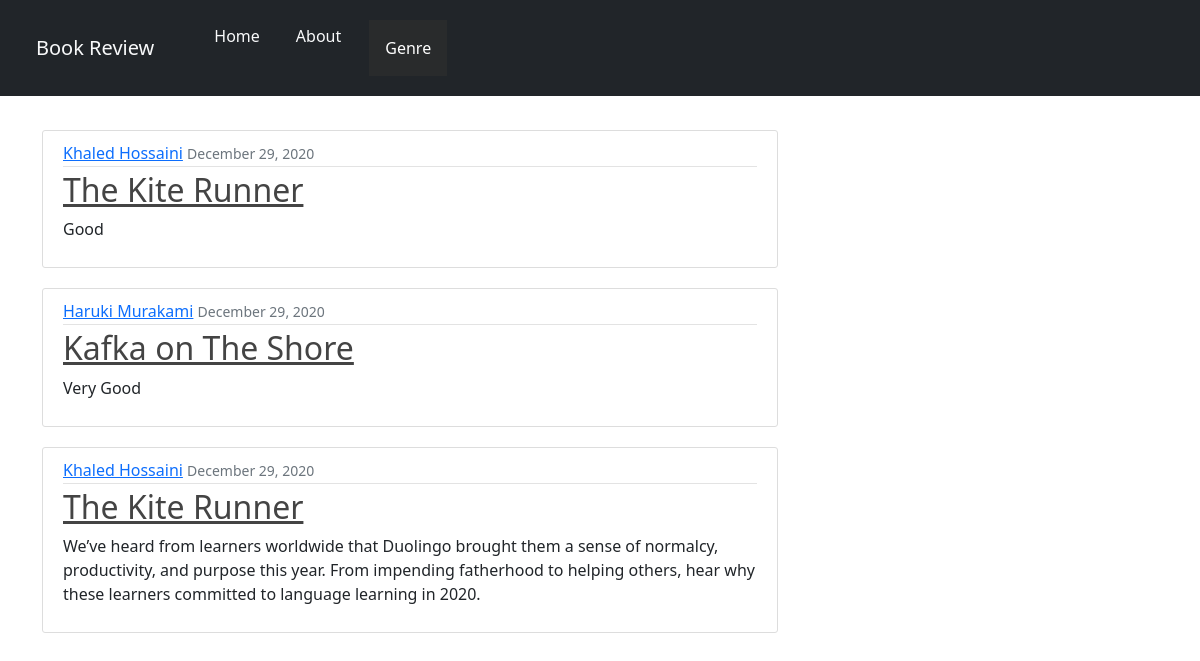
Screenshot of /fiction/ with the database file from the repository.
### blog/models.py (models this page shows, shortened)
class Book(models.Model):
    title = models.CharField(max_length=100)
    content = models.TextField()
    date_posted = models.DateTimeField(default=timezone.now)
    author = models.CharField(max_length=100)
    genre = models.CharField(max_length=100)

### blog/views.py (the view)
# urls.py: path('fiction/', views.fiction, name='blog-fiction'),
def fiction(request):
    context = {
        'posts' : Book.objects.all().filter(genre='Fiction'),
        'title' : 'Home'
    }
    return render(request, 'blog/fiction.html', context)

### blog/templates/blog/fiction.html
{% extends 'blog/base.html' %}
{% block content %}
    {% for post in posts %}
            <article class="media content-section">
                <div class="media-body">
                    <div class="article-metadata">
                    <a class="mr-2" href="#">{{ post.author }}</a>
                    <small class="text-muted">{{ post.date_posted|date:'F d, Y' }}</small>
                    </div>
                    <h2><a class="article-title" href="{% url 'book-detail' post.id %}">{{ post.title }}</a></h2>
                    <p class="article-content">{{ post.content }}</p>
                </div>
            </article>
    {% endfor %}
{% endblock content %}

### blog/static/blog/main.css (style rules this page uses)
.content-section { background: #ffffff; padding: 10px 20px; border: 1px solid #dddddd; border-radius: 3px; margin-bottom: 20px; }
.article-title { color: #444444; }
.article-content { white-space: pre-line; }
.article-metadata { padding-bottom: 1px; margin-bottom: 4px; border-bottom: 1px solid #e3e3e3 }

### rows the page displays
Book: author "Khaled Hossaini", date_posted "December 29, 2020", title "The Kite Runner", content "Good"
Book: author "Haruki Murakami", date_posted "December 29, 2020", title "Kafka on The Shore", content "Very Good"
Book: author "Khaled Hossaini", date_posted "December 29, 2020", title "The Kite Runner", content "We’ve heard from learners worldwide that Duolingo brought them a sense of normalcy, productivity, and purpose this year. From impending fatherhood to helping others, hear why these learners committed to language learning in 2020."
